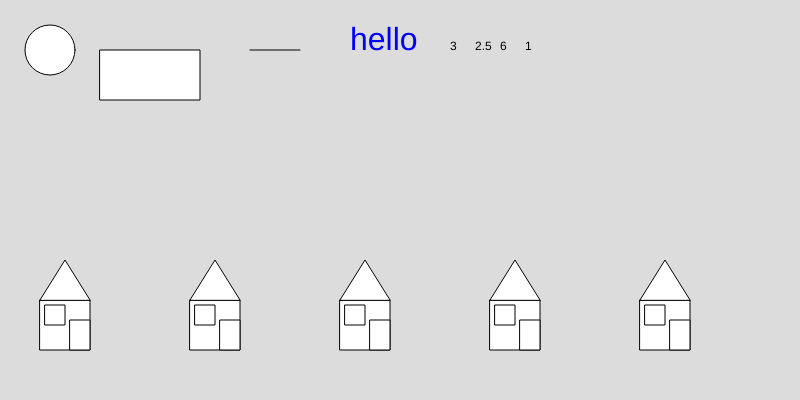
Frame 1 (no input)
Frame 60 (no input): identical to frame 1, image omitted
Frame 120 (the mouse pressed at the canvas centre since frame 60): identical to frame 1, image omitted

The p5.js sketch that drew this single still picture (run headless with seeded random() and noise() and a simulated clock; from frame 60 on, the mouse is pressed at the canvas centre):

// p5.js sketch
// ── sketch.js
let totaal = optellen(1, 2)
let totaalD = delen(5,2)
let totaalV = vermenigvuldigen(2,3)
let totaalM = aftrekken(2,1)
function setup() {
  createCanvas(800, 400);
}

function draw() {
  background(220);

  tekenHuis(0, 300, 50);
  tekenHuis(150, 300, 50);
  tekenHuis(300, 300, 50);
  tekenHuis(450, 300, 50);
  tekenHuis(600, 300, 50);
  cirkel(50,50,50)
  rechthoek(100,50,50,100)
  lijn( 250, 50, 300, 50)
  hello("hello",350, 50,32, "blue")
  text( totaal , 450, 50)
  text( totaalD, 475, 50)
  text(totaalV, 500,50)
  text(totaalM, 525,50)
  
}

function tekenHuis(x, y, grootte) {
  rect(x + 40, y, grootte, grootte);

  triangle(x + 40, y, x + 65, y - 40, x + 90, y);

  rect(x + 45, y + 5, 20, 20);
  rect(x + 70, y + 20, 20, 30);

  return;
}

function cirkel (xC, yC, sC) {
circle(xC,yC,sC);
return;
}
//breedte en lengte veranderen in functie verandert het ook in draw
function rechthoek (xR, yR, bR,lR){
  rect(xR,yR,lR,bR);
  return;
}
function lijn (xL, yL, xxL, yyL){
line(xL, yL, xxL, yyL);
return;
}
function hello (tekst,xT, yT, grootte,kleur){
  push();
fill(kleur)
textSize(grootte)
text(tekst,xT,yT)
  pop()
}
function optellen (a,b){
  return a + b; 
}
function delen (a,b){
  return a/b;
}
function vermenigvuldigen ( a,b){
  return a*b;
}
function aftrekken(a,b){
  return a - b;
}
